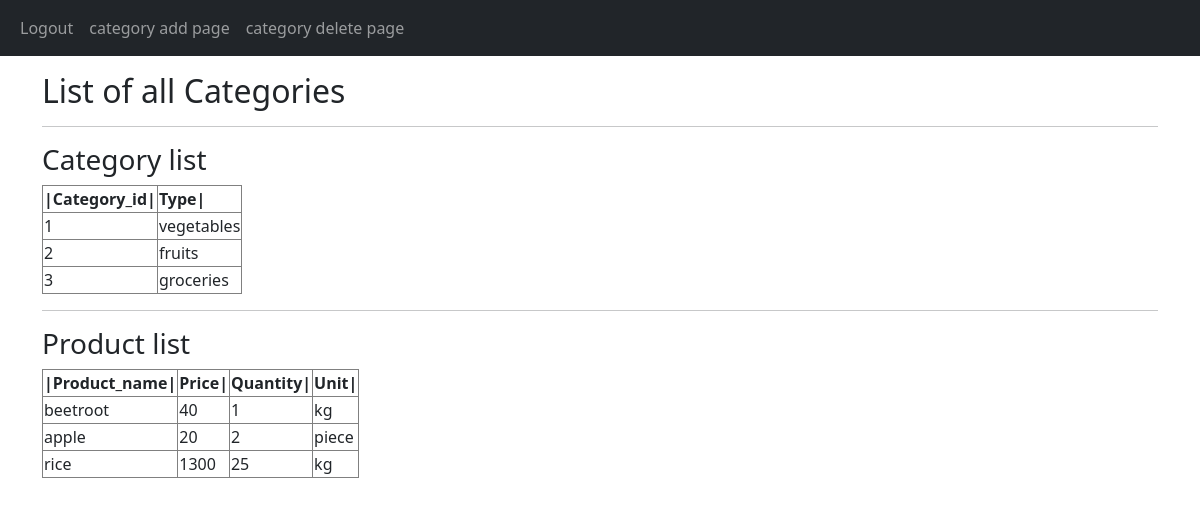
Before: /categories (signed in) with the older database file.
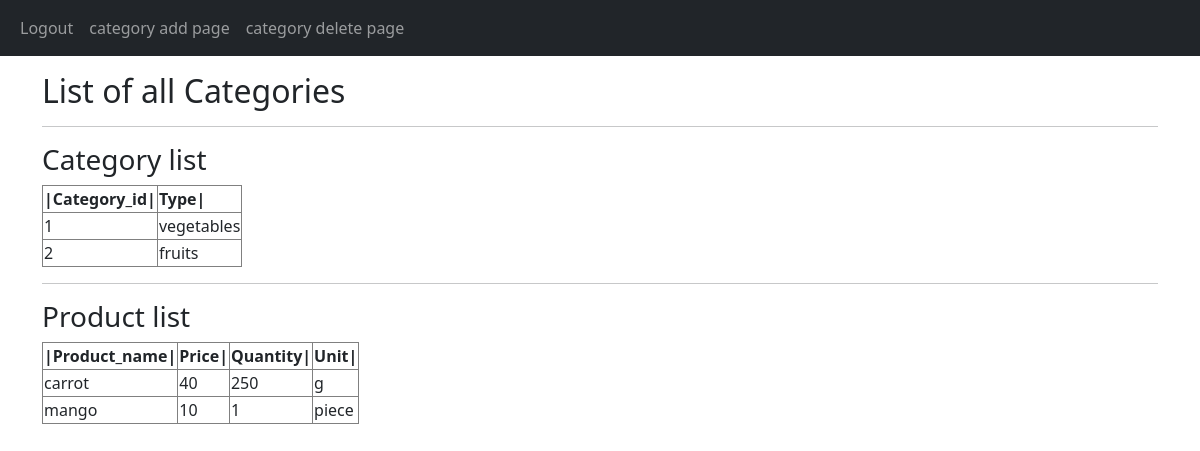
After: the same page with the newer database file.
### app.py (models this page shows, shortened)
class Categories(db.Model,UserMixin):
    category_id=db.Column(db.Integer, primary_key=True, nullable=False)
    type=db.Column(db.String, nullable=False)

class Product(db.Model,UserMixin):
    product_id=db.Column(db.Integer, primary_key=True, nullable=False)
    product_name=db.Column(db.String,nullable=False)
    price=db.Column(db.Integer, nullable=False)
    quantity=db.Column(db.Integer,nullable=False)
    unit=db.Column(db.String,nullable=False)
    category_id=db.Column(db.Integer, db.ForeignKey("categories.category_id"))

### app.py (the view)
@app.route('/categories')
@login_required
def categories():
    all_c=Categories.query.all()
    all_p=Product.query.all()
    return render_template("categories.html",all_c=all_c,all_p=all_p,user=current_user)

### app.py (called while the page is built)
@login_manager.user_loader
def load_user(id):
    return User.query.get(int(id)) #get() is similar to filter_by() but instead here it will by default only look for the primary key variable

### templates/categories.html (shortened to what this page needs)
{% extends 'base.html' %}
{% block content %}
<div>
    <body>
    <div class="container mt-3">
        <h2>List of all Categories</h2>
        <hr>
        <table class="table1 table-bordered">
          <h3>Category list</h3>
          <thead>
            <tr>
                <th>|Category_id|</th>
                <th>Type|</th>
            </tr>
          </thead>
          <tbody>
            {% for one in all_c %}
            <tr>
              <td>{{one['category_id']}}</td>
              <td>{{one['type']}} </td>
            </tr>
            {% endfor%}
          </tbody>
        </table>
        <hr>
          <table class="table2 table-bordered">
            <h3>Product list</h3>
            <thead>
              <tr>
                <th>|Product_name|</th>
                <th>Price|</th>
                <th>Quantity|</th>
                <th>Unit|</th>
              </tr>
            </thead>
            <tbody>
                {% for two in all_p %}
              <tr>
              <td>{{two['product_name']}} </td>
              <td>{{two['price']}} </td>
              <td>{{two['quantity']}} </td>
              <td>{{two['unit']}} </td>
              </tr>
                {% endfor%}
            </tbody>
          </table>
    </div>
    </body>
</div>
{% endblock %}

### templates/base.html (shortened to what this page needs)
<!DOCTYPE html>
<html lang="en">
<head>
  <link href="https://cdn.jsdelivr.net/npm/bootstrap@5.3.0/dist/css/bootstrap.min.css" rel="stylesheet">
</head>
<body>
{%if template != 'selectlogin.html' %}
<div>
<nav class="navbar navbar-expand-sm bg-dark navbar-dark">
  <div class="container-fluid">
      <ul class="navbar-nav">
        {% if user.is_authenticated %}
          <li class="new-item">
            <a class="nav-link" href="/logout">Logout</a>
        </li>
        {% block categoryadd %}
        <li class="new-item">
          <a class="nav-link" href="/adminadd">category add page</a>
        </li>
        {% endblock %}
        {% block categorydelete %}
        <li class="new-item">
          <a class="nav-link" href="/admindelete">category delete page</a>
        </li>
        {% endblock %}
        {% endif %}
      </ul>
  </div>
</nav>
</div>
{%endif%}
    <div>
        {%block content%}
        {%endblock%}
    </div>
</body>
</html>

Changed rows visible on the page:
removed Categories: category_id "3", type "groceries"
removed Product: product_name "rice", price "1300", quantity "25", unit "kg"
changed Product: product_name "beetroot" → "carrot"; quantity "1" → "250"; unit "kg" → "g"
changed Product "piece": product_name "apple" → "mango"; price "20" → "10"; quantity "2" → "1"
